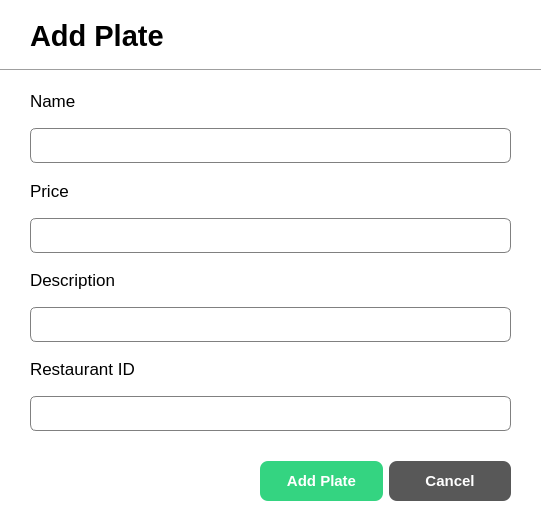
<?xml version="1.0" encoding="UTF-8"?>
<ui version="4.0">
 <class>AddPlateDialog</class>
 <widget class="QDialog" name="AddPlateDialog">
  <property name="geometry">
   <rect>
    <x>0</x>
    <y>0</y>
    <width>542</width>
    <height>525</height>
   </rect>
  </property>
  <property name="windowTitle">
   <string>Add plate Dialog</string>
  </property>
  <property name="styleSheet">
   <string notr="true">QDialog{
	background-color: white;
}

QLineEdit{
	border: 1px solid gray;
	border-radius: 6px;
	padding-left: 15px;
height: 35px;
}

</string>
  </property>
  <widget class="QLabel" name="label">
   <property name="geometry">
    <rect>
     <x>30</x>
     <y>20</y>
     <width>231</width>
     <height>31</height>
    </rect>
   </property>
   <property name="font">
    <font>
     <pointsize>22</pointsize>
     <bold>true</bold>
    </font>
   </property>
   <property name="text">
    <string>Add Plate</string>
   </property>
  </widget>
  <widget class="QWidget" name="layoutWidget">
   <property name="geometry">
    <rect>
     <x>30</x>
     <y>80</y>
     <width>481</width>
     <height>351</height>
    </rect>
   </property>
   <layout class="QVBoxLayout" name="verticalLayout_5">
    <item>
     <layout class="QVBoxLayout" name="verticalLayout">
      <item>
       <widget class="QLabel" name="label_2">
        <property name="font">
         <font>
          <pointsize>13</pointsize>
         </font>
        </property>
        <property name="text">
         <string>Name</string>
        </property>
       </widget>
      </item>
      <item>
       <widget class="QLineEdit" name="lineEdit_name">
        <property name="minimumSize">
         <size>
          <width>0</width>
          <height>35</height>
         </size>
        </property>
        <property name="maximumSize">
         <size>
          <width>16777215</width>
          <height>35</height>
         </size>
        </property>
       </widget>
      </item>
     </layout>
    </item>
    <item>
     <layout class="QVBoxLayout" name="verticalLayout_2">
      <item>
       <widget class="QLabel" name="label_3">
        <property name="font">
         <font>
          <pointsize>13</pointsize>
         </font>
        </property>
        <property name="text">
         <string>Price</string>
        </property>
       </widget>
      </item>
      <item>
       <widget class="QLineEdit" name="lineEdit_price">
        <property name="minimumSize">
         <size>
          <width>0</width>
          <height>35</height>
         </size>
        </property>
        <property name="maximumSize">
         <size>
          <width>16777215</width>
          <height>35</height>
         </size>
        </property>
       </widget>
      </item>
     </layout>
    </item>
    <item>
     <layout class="QVBoxLayout" name="verticalLayout_3">
      <item>
       <widget class="QLabel" name="label_4">
        <property name="font">
         <font>
          <pointsize>13</pointsize>
         </font>
        </property>
        <property name="text">
         <string>Description</string>
        </property>
       </widget>
      </item>
      <item>
       <widget class="QLineEdit" name="lineEdit_description">
        <property name="minimumSize">
         <size>
          <width>0</width>
          <height>35</height>
         </size>
        </property>
        <property name="maximumSize">
         <size>
          <width>16777215</width>
          <height>35</height>
         </size>
        </property>
       </widget>
      </item>
     </layout>
    </item>
    <item>
     <layout class="QVBoxLayout" name="verticalLayout_4">
      <item>
       <widget class="QLabel" name="label_5">
        <property name="font">
         <font>
          <pointsize>13</pointsize>
         </font>
        </property>
        <property name="text">
         <string>Restaurant ID</string>
        </property>
       </widget>
      </item>
      <item>
       <widget class="QLineEdit" name="lineEdit_restaurantID">
        <property name="minimumSize">
         <size>
          <width>0</width>
          <height>35</height>
         </size>
        </property>
        <property name="maximumSize">
         <size>
          <width>16777215</width>
          <height>35</height>
         </size>
        </property>
       </widget>
      </item>
     </layout>
    </item>
   </layout>
  </widget>
  <widget class="QWidget" name="layoutWidget">
   <property name="geometry">
    <rect>
     <x>260</x>
     <y>460</y>
     <width>251</width>
     <height>42</height>
    </rect>
   </property>
   <layout class="QHBoxLayout" name="horizontalLayout">
    <item>
     <widget class="QPushButton" name="btn_addPlate">
      <property name="minimumSize">
       <size>
        <width>0</width>
        <height>40</height>
       </size>
      </property>
      <property name="styleSheet">
       <string notr="true">QPushButton{
	background-color: #34D481;
	color: white;
	border: none;
	border-radius: 8px;
	font-weight: bold;
	font-size: 15px
}

QPushButton:hover {
    background-color: #28a766; 
    cursor: pointer;
}</string>
      </property>
      <property name="text">
       <string>Add Plate</string>
      </property>
     </widget>
    </item>
    <item>
     <widget class="QPushButton" name="btn_cancel">
      <property name="minimumSize">
       <size>
        <width>0</width>
        <height>40</height>
       </size>
      </property>
      <property name="styleSheet">
       <string notr="true">QPushButton{
	background-color: #585858;
	color: white;
	border: none;
	border-radius: 8px;
	font-weight: bold;
	font-size: 15px
}

QPushButton:hover {
    background-color: #7a7a7a;
    cursor: pointer; 
}</string>
      </property>
      <property name="text">
       <string>Cancel</string>
      </property>
     </widget>
    </item>
   </layout>
  </widget>
  <widget class="Line" name="line">
   <property name="geometry">
    <rect>
     <x>0</x>
     <y>60</y>
     <width>541</width>
     <height>20</height>
    </rect>
   </property>
   <property name="orientation">
    <enum>Qt::Horizontal</enum>
   </property>
  </widget>
 </widget>
 <resources/>
 <connections/>
</ui>
